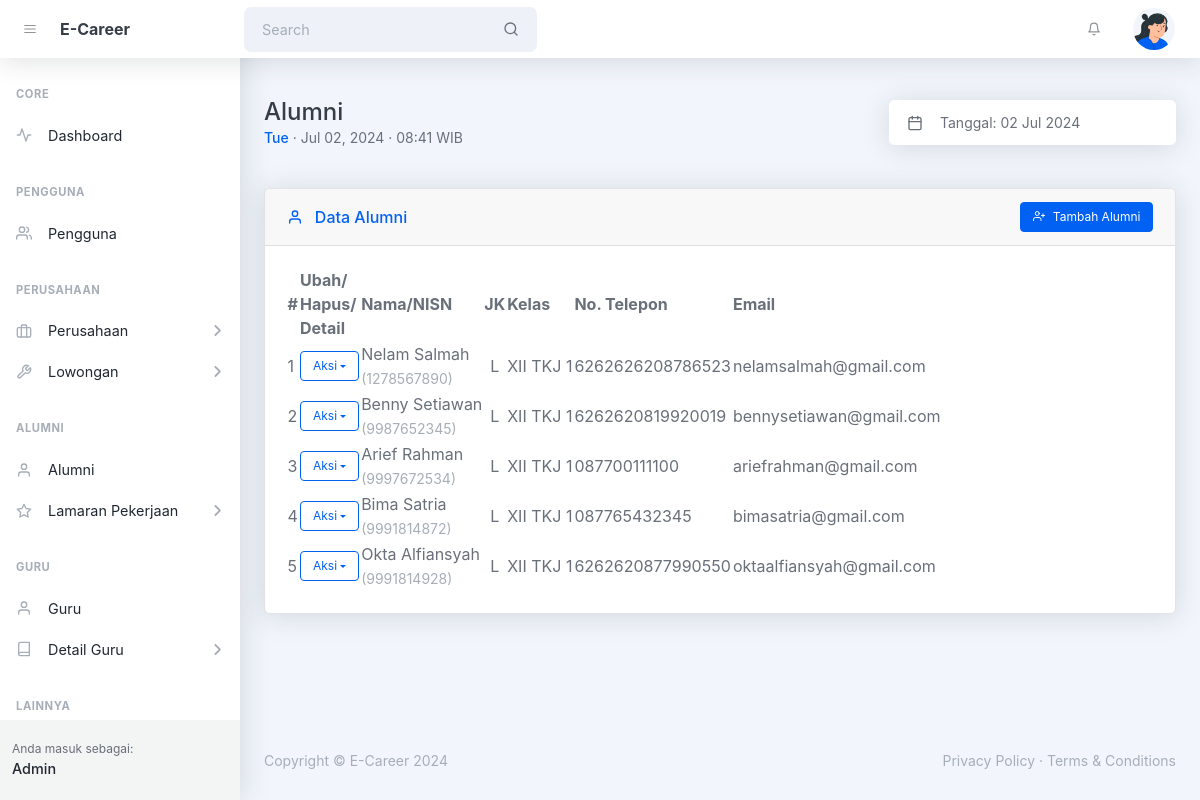
The page /admin/alumni.php (signed in) on the database as committed earlier.
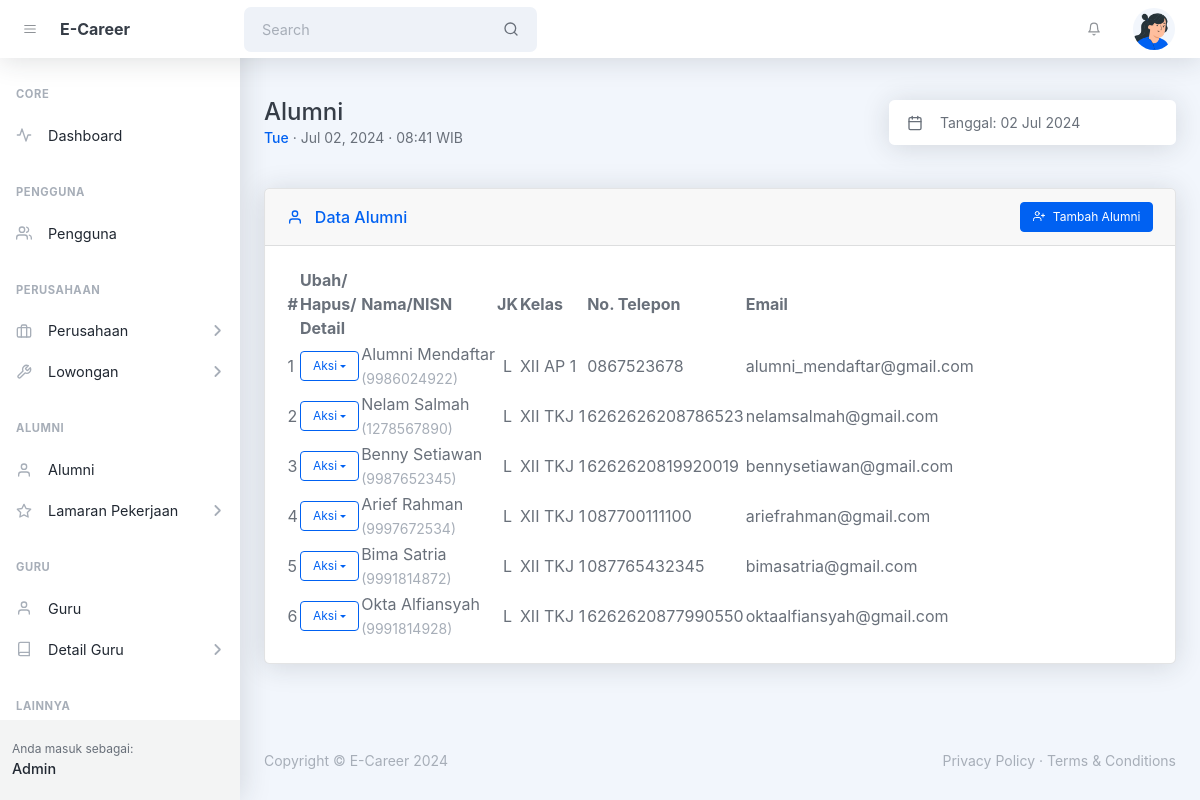
The same page on the database as committed later.
### tables this page shows
CREATE TABLE `tbl_alumni` (
  `id` int(10) UNSIGNED NOT NULL,
  `id_pengguna` int(10) UNSIGNED DEFAULT NULL,
  `id_kelas` int(10) UNSIGNED DEFAULT NULL,
  `nisn` varchar(10) NOT NULL,
  `nama_alumni` varchar(128) NOT NULL,
  `jk` enum('l','p') NOT NULL,
  `alamat` varchar(255) NOT NULL,
  `tmp_lahir` varchar(64) NOT NULL,
  `tgl_lahir` date NOT NULL,
  `no_telp` varchar(16) DEFAULT NULL,
  `email` varchar(128) NOT NULL,
  `created_at` timestamp NOT NULL DEFAULT current_timestamp() ON UPDATE current_timestamp(),
  `updated_at` timestamp NULL DEFAULT NULL ON UPDATE current_timestamp()
);

CREATE TABLE `tbl_kelas` (
  `id` int(10) UNSIGNED NOT NULL,
  `id_wali_kelas` int(10) UNSIGNED DEFAULT NULL,
  `nama_kelas` varchar(32) NOT NULL,
  `created_at` timestamp NOT NULL DEFAULT current_timestamp(),
  `updated_at` timestamp NULL DEFAULT NULL ON UPDATE current_timestamp()
);

### helpers/isAccessAllowedHelper.php (called while the page is built, shortened)
<?php
function isAccessAllowed($expected_hak_akses = null): bool {
    include_once '../config/config.php';
    $current_hak_akses = $_SESSION['hak_akses'] ?? null;
    $expected_hak_akses = !is_array($expected_hak_akses)
        ? array($expected_hak_akses)
        : $expected_hak_akses;
    return true;
}
?>

### admin/alumni.php (the view, shortened to what this page needs)
<?php
include '../helpers/isAccessAllowedHelper.php';
if (!isAccessAllowed('admin')) :
  session_destroy();
  echo "<meta http-equiv='refresh' content='0;" . base_url_return('index.php?msg=other_error') . "'>";
else :
  include_once '../config/connection.php';
?>
  <!DOCTYPE html>
  <html lang="en">
  <head>
    <?php include '_partials/head.php' ?>
  </head>
  <body class="nav-fixed">
    <?php include '_partials/topnav.php' ?>
    <div id="layoutSidenav">
      <div id="layoutSidenav_nav">
        <?php include '_partials/sidebar.php' ?>
      </div>
      <div id="layoutSidenav_content">
        <main>
          <div class="container-xl px-4 mt-5">
            <div class="d-flex justify-content-between align-items-sm-center flex-column flex-sm-row mb-4">
              <div class="me-4 mb-3 mb-sm-0">
                <h1 class="mb-0">Alumni</h1>
                <div class="small">
                  <span class="fw-500 text-primary"><?= date('D') ?></span>
                  &middot; <?= date('M d, Y') ?> &middot; <?= date('H:i') ?> WIB
                </div>
              </div>
              <div class="input-group input-group-joined border-0 shadow w-auto">
                <span class="input-group-text"><i data-feather="calendar"></i></span>
                <input class="form-control ps-0 pointer" id="litepickerRangePlugin" value="Tanggal: <?= date('d M Y') ?>" readonly />
              </div>
            </div>
            <div class="card card-header-actions mb-4 mt-5">
              <div class="card-header">
                <div>
                  <i data-feather="user" class="me-2 mt-1"></i>
                  Data Alumni
                </div>
                <button class="btn btn-sm btn-primary toggle_modal_tambah" type="button"><i data-feather="user-plus" class="me-2"></i>Tambah Alumni</button>
              </div>
              <div class="card-body">
                <table id="datatablesSimple">
                  <thead>
                    <tr>
                      <th>#</th>
                        <th>Ubah/<br>Hapus/<br>Detail</th>
                        <th>Nama/NISN</th>
                        <th class="text-center">JK</th>
                        <th>Kelas</th>
                        <th>No. Telepon</th>
                        <th>Email</th>
                    </tr>
                  </thead>
                  <tbody>
                    <?php
                    $no = 1;
                    $query_alumni = mysqli_query($connection,
                      "SELECT
                        a.id AS id_alumni, a.nisn, a.nama_alumni, a.jk, a.alamat, a.tmp_lahir, a.tgl_lahir, a.no_telp, a.email,
                        b.id AS id_kelas, b.nama_kelas,
                        c.id AS id_wali_kelas, c.nama_guru AS nama_wali_kelas,
                        f.id AS id_pengguna, f.username, f.hak_akses
                      FROM tbl_alumni AS a
                      LEFT JOIN tbl_kelas AS b
                        ON b.id = a.id_kelas
                      LEFT JOIN tbl_guru AS c
                        ON c.id = b.id_wali_kelas
                      LEFT JOIN tbl_pengguna AS f
                        ON f.id = a.id_pengguna
                      ORDER BY a.id DESC");
                    while ($alumni = mysqli_fetch_assoc($query_alumni)):
                    ?>
                      <tr>
                        <td><?= $no++ ?></td>
                        <td>
                          <div class="dropdown">
                            <button class="btn btn-sm btn-outline-blue dropdown-toggle" id="dropdownFadeIn" type="button" data-bs-toggle="dropdown" aria-haspopup="true" aria-expanded="false">Aksi</button>
                          </div>
                        </td>
                        <td>
                          <?= htmlspecialchars($alumni['nama_alumni']) ?>
                          <?= "<br><small class='text-muted'>({$alumni['nisn']})</small>" ?>
                        </td>
                        <td><div class="text-center"><?= ucfirst($alumni['jk']) ?></div></td>
                        <td><?= $alumni['nama_kelas'] ?></td>
                        <td><?= $alumni['no_telp'] ?></td>
                        <td><?= $alumni['email'] ?></td>
                      </tr>
                    <?php endwhile ?>
                  </tbody>
                </table>
              </div>
            </div>
          </div>
        </main>
        <?php include '_partials/footer.php' ?>
      </div>
    </div>
  </body>
  </html>
<?php endif ?>

Rows that differ between the two databases and show on the page:
added tbl_alumni: nama_alumni "Alumni Mendaftar", nisn "9986024922", jk "L", id_kelas.nama_kelas "XII AP 1", no_telp "0867523678", email "alumni_mendaftar@gmail.com"
